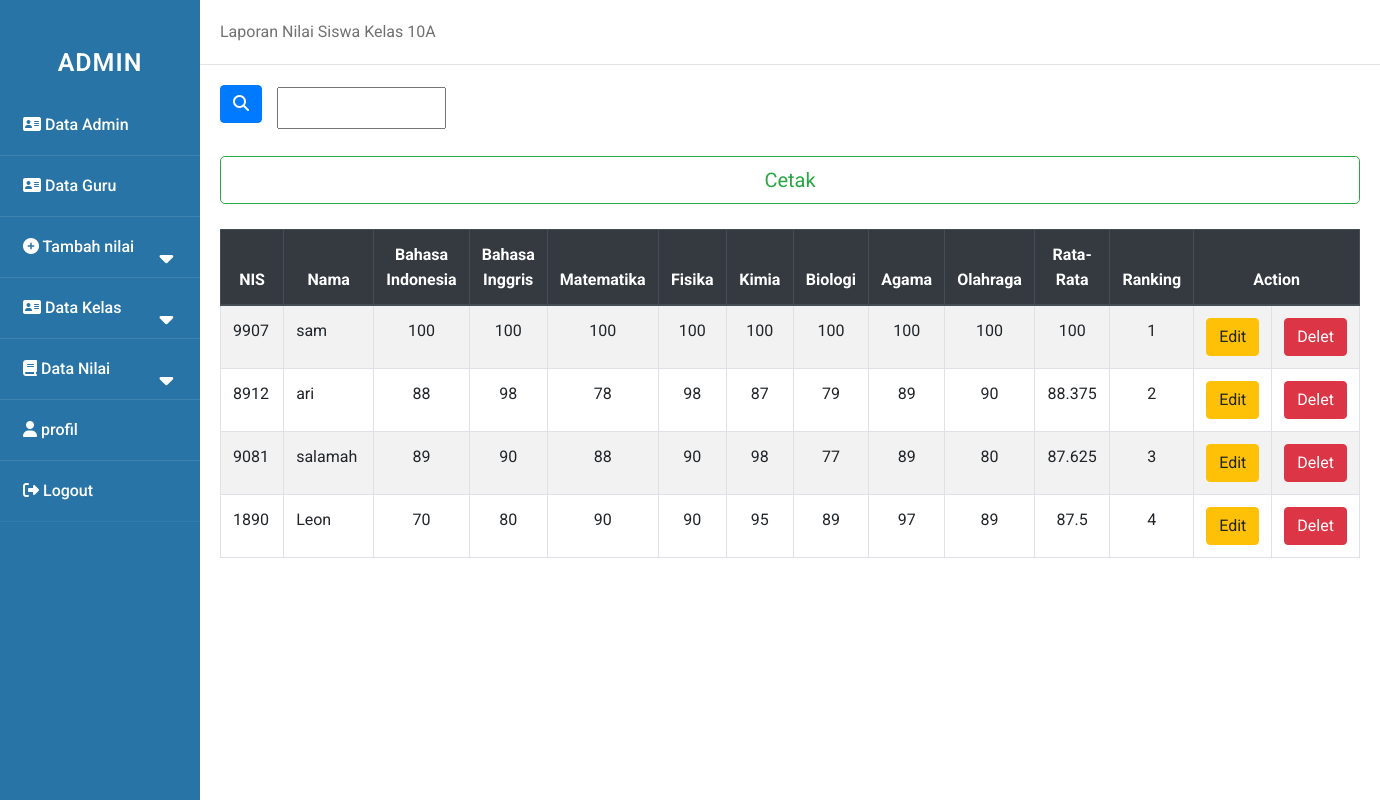
/admin/nilai_10a.php, run on the app's committed database.
### tables this page shows
CREATE TABLE `nilai_10a` (
  `nis` varchar(100) NOT NULL,
  `nama` varchar(100) NOT NULL,
  `b_indo` varchar(100) NOT NULL,
  `b_ing` varchar(100) NOT NULL,
  `mtk` varchar(100) NOT NULL,
  `fisika` varchar(100) NOT NULL,
  `kimia` varchar(100) NOT NULL,
  `biologi` varchar(100) NOT NULL,
  `agama` varchar(100) NOT NULL,
  `olga` varchar(100) NOT NULL,
  `total` float NOT NULL
);

### admin/nilai_10a.php (the view, shortened to what this page needs)
<!DOCTYPE html>
<html>
    <head>
        <link rel="stylesheet" href="../asset/style.css">
    </head>
    <body>
    <div class="wrapper">
    <nav class="sidebar">
            <div class="text">ADMIN</div>
            <ul>
                <li><a href="data_admin.php"><i class="fas fa-address-card"></i> Data Admin</a></li>
                <li><a href="data_guru.php"><i class="fas fa-address-card "></i> Data Guru</a></li>
                <li>
                    <a class="nil-btn"><i class="fas fa-plus-circle"></i> Tambah nilai
                    <span class="fas fa-caret-down tam"></span>
                    </a>
                </li>
                <li>
                    <a class="feat-btn"><i class="fas fa-address-card "></i> Data Kelas
                        <span class="fas fa-caret-down first"></span>
                    </a>
                </li>
                <li>
                    <a class="serv-btn"><i class="fas fa-book"></i> Data Nilai
                    <span class="fas fa-caret-down second"></span>
                    </a>
                </li>
                <li><a href="profil.php"><i class="fas fa-user"></i> profil</a></li>
                <li><a href="../logout.php"><i class="fas fa-sign-out-alt"></i> Logout</a></li>
            </ul>
        </nav>
        <div class="main_content">
        <div class="header">Laporan Nilai Siswa Kelas 10A</div>
        <div class="info">
        <head>
            <link rel="stylesheet" href="https://cdn.jsdelivr.net/npm/bootstrap@4.5.3/dist/css/bootstrap.min.css">
        </head>
        <form action="" method="post" class="form-inline">
            <button type="submit" class="btn btn-primary mb-2" name="submit"><i class="fas fa-search"></i></button>
            <div class="col-sm-11">
                <input type="text" name="cari" palceholder="pencarian" autocomplete="off" class="col-sm-2 col-form-label">
            </div>
        </form>
        <br>
            <body>
            <a href="cetak_nilai.php"><button type="button" class="btn btn-outline-success btn-lg btn-block">Cetak</button>
            <br>
                <table class="table table-bordered table-striped">
            <thead class="thead-dark">
                <tr  align="center">
                    <th scope="col">NIS</th>
                    <th scope="col">Nama</th>
                    <th scope="col">Bahasa Indonesia</th>
                    <th scope="col">Bahasa Inggris</th>
                    <th scope="col">Matematika</th>
                    <th scope="col">Fisika</th>
                    <th scope="col">Kimia</th>
                    <th scope="col">Biologi</th>
                    <th scope="col">Agama</th>
                    <th scope="col">Olahraga</th>
                    <th scope="col">Rata-Rata</th>
                    <th scope="col">Ranking</th>
                    <th scope="col" colspan="2">Action</th>
                </tr>
            <tbody>
        </thead>
        <?php
                include "../asset/koneksi.php";
                $rangking=1;
                if(isset($_POST['submit'])){
                    $cari=$_POST['cari'];
                    $query = mysqli_query($koneksi,"SELECT * FROM nilai_10a WHERE nama LIKE '$cari%'");
                }else{
                    $query= mysqli_query($koneksi,"SELECT * FROM nilai_10a ORDER BY total DESC ");
                }
                while ($data = mysqli_fetch_array($query)){
            ?>
                <tr >
                    <td width="100"><?php echo $data['nis'];?></td>
                    <td width="160"><?php echo $data['nama'];?></td>
                    <td align="center" width="80"><?php echo $data['b_indo'];?></td>
                    <td align="center" width="80"><?php echo $data['b_ing'];?></td>
                    <td align="center" width="100"><?php echo $data['mtk'];?></td>
                    <td align="center" width="80"><?php echo $data['fisika'];?></td>
                    <td align="center" width="80"><?php echo $data['kimia'];?></td>
                    <td align="center" width="80"><?php echo $data['biologi'];?></td>
                    <td align="center" width="80"><?php echo $data['agama'];?></td>
                    <td align="center" width="80"><?php echo $data['olga'];?></td>
                    <td align="center" width="100"><?php echo $data['total'];?></td>
                    <td align="center" width="80"><?php echo $rangking++;?></td>
                    <td align="center" width="80"><a href="edit-nilai.php?id=<?php echo $data['nis']; ?> ">
                    <button type="button" class="btn btn-warning">Edit</button>
                    <td align="center" width="80"><a href="hapus-nilai.php?id=<?php echo $data['nis']; ?> ">
                    <button type="button" class="btn btn-danger">Delet</button>
                    </td>
                </tr>
            <?php
                }
            ?>
                </table>
            </body>
        </div>
    </div>
    </div>
    </body>
</html>

### asset/style.css (style rules this page uses)
* { margin: 0; padding: 0; user-select: none; box-sizing: border-box; font-family: 'roboto', sans-serif; }
.wrapper { display: flex; position: relative; }
.sidebar { position: fixed; width: 200px; height: 100%; left: 0; background: #2874A6; padding: 30px 0; }
.sidebar .text { color: white; font-size: 25px; font-weight: 600; line-height: 65px; text-align: center; background: #2874A6; letter-spacing: 1px; }
.main_content { width: 100%; margin-left: 200px; }
.main_content .header { padding: 20px; background: #fff; color: #717171; border-bottom: 1px solid #e0e4e8; }
.main_content .info { margin: 20px; color: #717171; line-height: 25px; }
nav ul { background: #2874A6; height: 100%; width: 100%; list-style: none; }
nav ul li { line-height: 60px; border-bottom: 1px solid rgba(255, 255, 255, 0.1); }
nav ul li:last-child { border-bottom: 1px solid rgba(255, 255, 255, 0.05); }
nav ul li a { position: relative; color: white; text-decoration: none; font-size: 16px; padding-left: 20px; font-weight: 500; display: block; width: 100%; border-left: 3px solid transparent; }
nav ul li a span { position: absolute; top: 50%; right: 20px; transform: translate(-50%); font-size: 22px; transition: transform 0.4s; }

### data on the page
nilai_10a: nis "9907", nama "sam", b_indo "100", b_ing "100", mtk "100", fisika "100", kimia "100", biologi "100", agama "100", olga "100", total "100"
nilai_10a: nis "8912", nama "ari", b_indo "88", b_ing "98", mtk "78", fisika "98", kimia "87", biologi "79", agama "89", olga "90", total "88.375"
nilai_10a: nis "9081", nama "salamah", b_indo "89", b_ing "90", mtk "88", fisika "90", kimia "98", biologi "77", agama "89", olga "80", total "87.625"
nilai_10a: nis "1890", nama "Leon", b_indo "70", b_ing "80", mtk "90", fisika "90", kimia "95", biologi "89", agama "97", olga "89", total "87.5"
